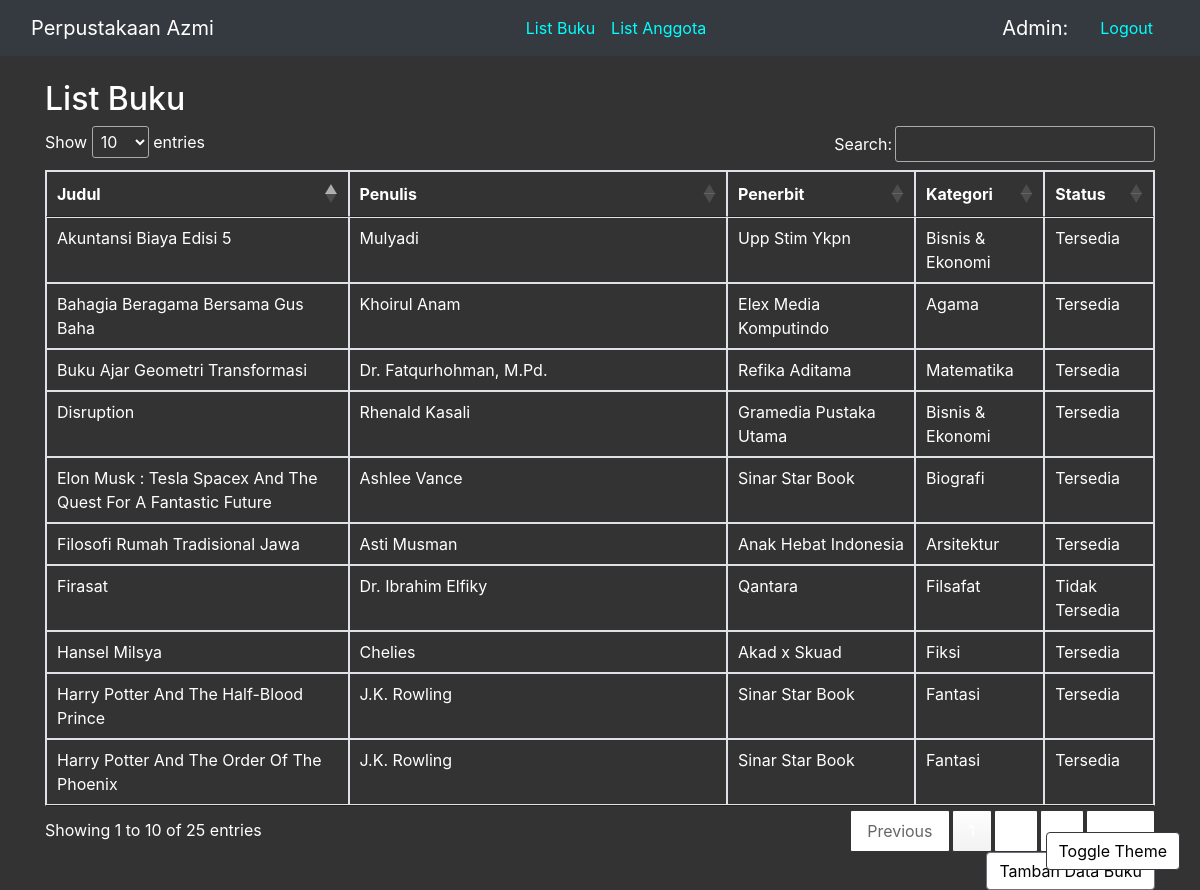
/kontak_admin.php, run on the app's committed database.
### tables this page shows
CREATE TABLE `data_buku` (
  `id` int(20) NOT NULL,
  `judul_buku` varchar(255) NOT NULL,
  `penulis` varchar(255) NOT NULL,
  `penerbit` varchar(255) NOT NULL,
  `kategori` varchar(255) NOT NULL,
  `status` varchar(255) NOT NULL
);

### kontak_admin.php (the view, shortened to what this page needs)
<?php
$connection = mysqli_connect("localhost", "root", "");
$books_query = "select judul_buku, penulis, penerbit, kategori, status from data_buku";
$books_query_run = mysqli_query($connection, $books_query);
?>
<!DOCTYPE html>
<html lang="en">
<head>
    <link rel="stylesheet" href="https://stackpath.bootstrapcdn.com/bootstrap/4.4.1/css/bootstrap.min.css">
    <link rel="stylesheet" type="text/css" href="https://cdn.datatables.net/1.11.5/css/jquery.dataTables.css">
</head>
<body class="<?php echo isset($_SESSION['theme']) ? $_SESSION['theme'] : 'dark-theme'; ?>">
    <nav class="navbar navbar-expand-lg navbar-dark bg-dark">
        <div class="container-fluid">
            <div class="navbar-header">
                <a class="navbar-brand" href="admin_dashboard.php">Perpustakaan Azmi</a>
            </div>
            <ul class="nav navbar-nav navbar-left">
                <li class="nav-item">
                    <a class="nav-link" style="color: aqua" href="list_buku.php">List Buku</a>
                </li>
                <li class="nav-item">
                    <a class="nav-link" style="color: aqua" href="list_anggota.php">List Anggota</a>
                </li>
            </ul>
            <ul class="nav navbar-header navbar-right">
                <li>
                    <a class="navbar-brand">Admin: <?php echo $_SESSION['kode_admin']; ?></a>
                </li>
                <li class="nav-item">
                    <a class="nav-link" style="color: aqua" href="logout.php">Logout</a>
                </li>
            </ul>
        </div>
    </nav><br>
    <div class="container">
        <h2>List Buku</h2>
        <table id="bookTable" class="table table-bordered">
            <thead>
                <tr>
                    <th>Judul</th>
                    <th>Penulis</th>
                    <th>Penerbit</th>
                    <th>Kategori</th>
                    <th>Status</th>
                </tr>
            </thead>
            <tbody>
                <?php
                if (mysqli_num_rows($books_query_run) > 0) {
                    while ($row = mysqli_fetch_assoc($books_query_run)) {
                        echo "<tr>";
                        echo "<td>" . $row['judul_buku'] . "</td>";
                        echo "<td>" . $row['penulis'] . "</td>";
                        echo "<td>" . $row['penerbit'] . "</td>";
                        echo "<td>" . $row['kategori'] . "</td>";
                        echo "<td>" . $row['status'] . "</td>";
                        echo "</tr>";
                    }
                } else {
                    echo "<tr><td colspan='5'>Tidak ada data buku</td></tr>";
                }
                ?>
            </tbody>
        </table>
        <div class="text-right">
            <a href="tambah_buku.php" class="btn btn-secondary">Tambah Data Buku</a>
        </div>
    </div>
    <div class="theme-toggle">
        <button class="btn btn-dark" onclick="toggleTheme()">Toggle Theme</button>
    </div>
</body>
</html>

### kontak_admin.php (style rules this page uses)
body { transition: background-color 0.5s ease, color 0.5s ease; }
.dark-theme { background-color: #333; color: white; }
.dark-theme table.dataTable, .dark-theme th, .dark-theme td { background-color: #333; color: white; }
.dark-theme .btn { background-color: white; color: black; }
.theme-toggle { position: fixed; bottom: 20px; right: 20px; z-index: 1000; }

### data on the page
data_buku: judul_buku "Bahagia Beragama Bersama Gus Baha", penulis "Khoirul Anam", penerbit "Elex Media Komputindo", kategori "Agama", status "Tersedia"
data_buku: judul_buku "Hansel Milsya", penulis "Chelies", penerbit "Akad x Skuad", kategori "Fiksi", status "Tersedia"
data_buku: judul_buku "Filosofi Rumah Tradisional Jawa", penulis "Asti Musman", penerbit "Anak Hebat Indonesia", kategori "Arsitektur", status "Tersedia"
data_buku: judul_buku "Firasat", penulis "Dr. Ibrahim Elfiky", penerbit "Qantara", kategori "Filsafat", status "Tidak Tersedia"
data_buku: judul_buku "Harry Potter And The Order Of The Phoenix", penulis "J.K. Rowling", penerbit "Sinar Star Book", kategori "Fantasi", status "Tersedia"
data_buku: judul_buku "Harry Potter And The Half-Blood Prince", penulis "J.K. Rowling", penerbit "Sinar Star Book", kategori "Fantasi", status "Tersedia"
data_buku: judul_buku "Elon Musk : Tesla Spacex And The Quest For A Fantastic Future", penulis "Ashlee Vance", penerbit "Sinar Star Book", kategori "Biografi", status "Tersedia"
data_buku: judul_buku "Disruption", penulis "Rhenald Kasali", penerbit "Gramedia Pustaka Utama", kategori "Bisnis & Ekonomi", status "Tersedia"
data_buku: judul_buku "Akuntansi Biaya Edisi 5", penulis "Mulyadi", penerbit "Upp Stim Ykpn", kategori "Bisnis & Ekonomi", status "Tersedia"
data_buku: judul_buku "Buku Ajar Geometri Transformasi", penulis "Dr. Fatqurhohman, M.Pd.", penerbit "Refika Aditama", kategori "Matematika", status "Tersedia"
